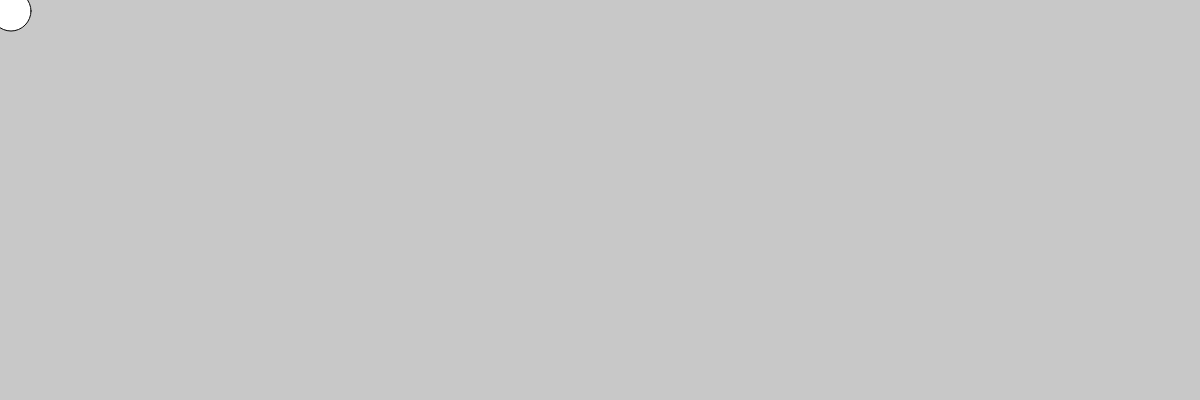
Frame 1 (no input)
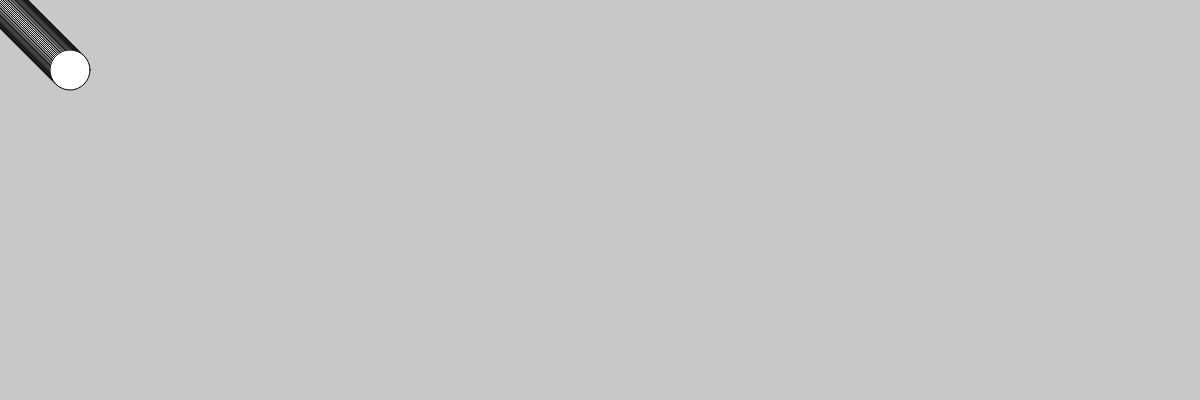
Frame 60 (no input)
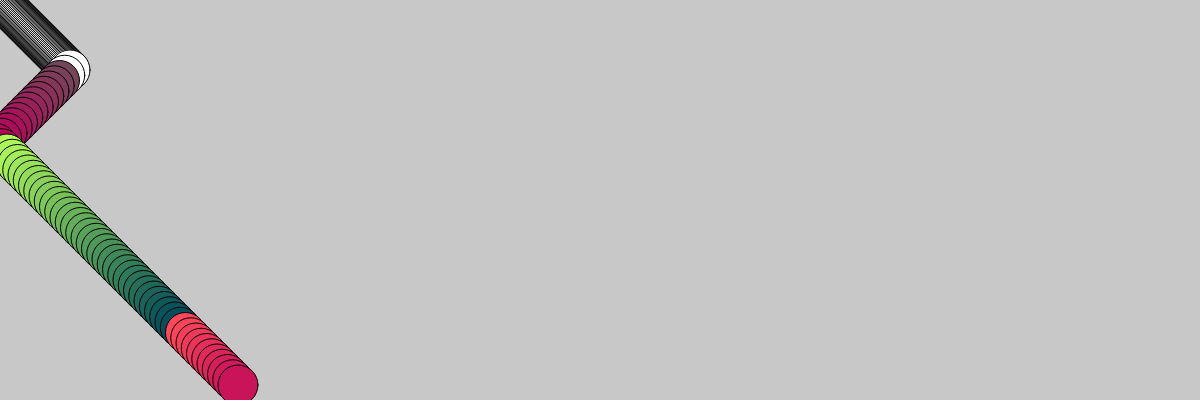
Frame 120 (the mouse pressed at the canvas centre since frame 60)

The p5.js sketch that drew these frames (run headless with seeded random() and noise() and a simulated clock; from frame 60 on, the mouse is pressed at the canvas centre):

// p5.js sketch
// ── sketch.js

let ball = {};
ball.width = 40;
ball.x = 10;
ball.y = 10;
ball.delta_x = 1;
ball.delta_y = 1;
ball.scale_x = 1;
ball.scale_y = 1;
ball.r = 255;
ball.g = 255;
ball.b = 255;


function setup() {
    createCanvas(windowWidth, 400);
    background(200);
}



function draw() {

    ball.x += ball.delta_x * ball.scale_x;
    ball.y += ball.delta_y * ball.scale_y;


    if (ball.x >= width || ball.x <= 0) {
        ball.delta_x = -1 * ball.delta_x;
    }
    if (ball.y >= height || ball.y <= 0) {
        ball.delta_y = -1 * ball.delta_y;
    }


    fill(ball.r, ball.g, ball.b);
    ellipse(ball.x, ball.y, ball.width, ball.width);

//mouse is pressed statement to change the color o the ball dependant on where the ball is and where the mouse is
    if (mouseIsPressed) {
    ball.r = abs((width - ball.x) % 255);
    ball.g = abs((height - ball.y) % 255);
    ball.b = abs((width - mouseX) % 255);
    }
    else {
      ball.r = 255;
      ball.g = 255;
      ball.b = 255;
}


}

function mousePressed() {
    ball.scale_x = map(mouseX, 0, width, 0.5, 10);
    ball.scale_y = map(mouseY, 0, height, 0.5, 10);
    // new addition to change direction with click
    ball.delta_x = -ball.delta_x;
}
